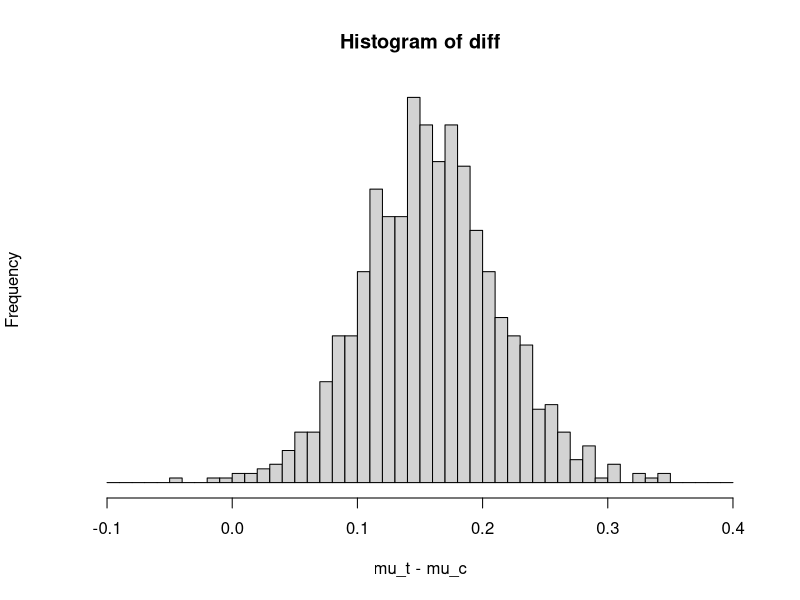

The R script that drew this image:
# draw 1000 samples from two t distributions, respectively
mu_c <- rt(1000,31) * (0.24/sqrt(32)) + 1.013
mu_t <- rt(1000,35) * (0.20/sqrt(36)) + 1.173

# use samples to approximate
diff <- mu_t - mu_c

# plot the histogram of the diff
hist(diff, xlab = "mu_t - mu_c", yaxt = "n", breaks = seq(-0.1,0.4,0.01), cex = 2)

# 95% posterior interval for diff
interval <- sort(diff)[c(25, 976)]
sprintf("95%% posterior interval for mu_t - mu_c is [%f, %f]", interval[1], interval[2])